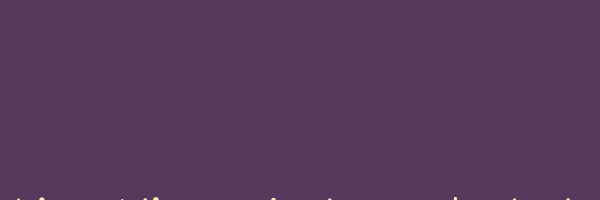
Frame 1 (no input)
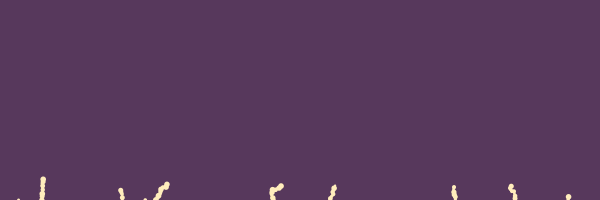
Frame 60 (the mouse pressed at the canvas centre just before this capture)
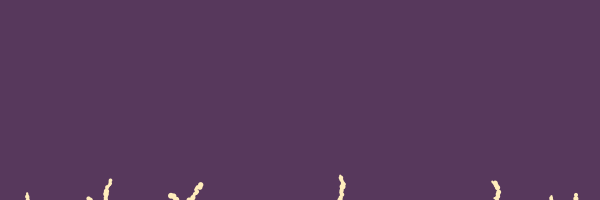
Frame 120 (the mouse held since frame 60 and released just before this capture)

The Processing sketch that drew these frames (run headless with seeded random() and noise(); from frame 60 on, the mouse is pressed at the canvas centre):

// Processing sketch: processing_154498
// ── processing_154498.pde

PVector [] ap;
int minRad= 1, maxRad= 3;


void setup() {
  size(600, 200);
  smooth();

  frameRate (200);

  ap = new PVector[0];


  while (ap.length<10)
  {
    float dice = random (100);
    if (dice < 90)
    {
      ap = (PVector []) append(ap, new PVector (random (width), height, random (minRad, maxRad)));
    }
    else
    {
      ap = (PVector []) append(ap, new PVector (random (width), 0, random (minRad, maxRad)));
    }
  }
}


void draw()
{

  background(#57385c);
  noStroke();
  fill (#ffedbc);

  float newR = random(minRad, maxRad);
  float newX = random(newR, width-newR);
  float newY = random(newR, height-newR);

  float closestDist = 100000000;
  int closestIndex = 0;
  float distance;
  // which circle is the closest?
  for (int i=0; i < ap.length; i++) 
  {
    distance = dist(newX, newY, ap[i].x, ap[i].y);
    if (distance < closestDist) {
      closestDist = distance;
      closestIndex = i;
    }
  }


  // aline it to the closest circle outline
  float angle = atan2(newY-ap[closestIndex].y, newX-ap[closestIndex].x);


  newX = ap[closestIndex].x + cos(angle) * ap [closestIndex].z;
  newY = ap[closestIndex].y + sin(angle) * ap [closestIndex].z;

  ap = (PVector []) append (ap, new PVector (newX, newY, newR));


  // draw them
  for (int i=0 ; i < ap.length; i++) {

    ellipse( ap[i].x, ap[i].y, ap[i].z*2, ap[i].z*2);
  }
}

void mousePressed ()
{
  setup();
}
